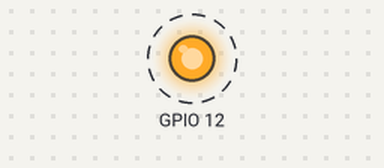
The program below on a simulated Raspberry Pi (BCM pin numbers). Shown: output pins drawn as LEDs (lit = HIGH). Dashed ring = blinking.

Above: at 0.5 s.
Timing chart, 0 to 4.6 s (numbered marks = the images above):
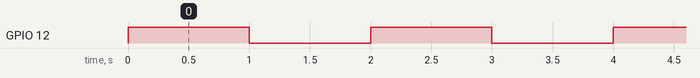

The program:

light.py
```python
import RPi.GPIO as GPIO
import time

#GPIO.setmode(GPIO.BOARD);
GPIO.setmode(GPIO.BCM);
GPIO.setup(12, GPIO.OUT);

while True:
	GPIO.output(12,GPIO.HIGH);
	time.sleep(1);
	GPIO.output(12,GPIO.LOW);
	time.sleep(1);
```

Measured:
- by itself, GPIO 12: alternates HIGH for 1.0 s and LOW for 1.0 s
